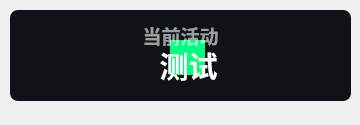
<?xml version="1.0" encoding="UTF-8"?>
<ui version="4.0">
 <class>Theme</class>
 <widget class="QWidget" name="Form">
  <property name="geometry">
   <rect>
    <x>0</x>
    <y>0</y>
    <width>360</width>
    <height>125</height>
   </rect>
  </property>
  <property name="minimumSize">
   <size>
    <width>0</width>
    <height>100</height>
   </size>
  </property>
  <property name="maximumSize">
   <size>
    <width>16777215</width>
    <height>65536</height>
   </size>
  </property>
  <property name="windowTitle">
   <string>当前活动</string>
  </property>
  <widget class="QPushButton" name="subject">
   <property name="geometry">
    <rect>
     <x>10</x>
     <y>40</y>
     <width>341</width>
     <height>51</height>
    </rect>
   </property>
   <property name="font">
    <font>
     <family>Microsoft YaHei UI</family>
     <pointsize>22</pointsize>
     <weight>75</weight>
     <bold>true</bold>
    </font>
   </property>
   <property name="styleSheet">
    <string notr="true">QPushButton {
        qproperty-iconSize: 24px;
        color: white;
		border: none;
		color: rgba(255, 255, 255, 255);
		font-weight: bold
    }
</string>
   </property>
   <property name="text">
    <string>  测试</string>
   </property>
   <property name="icon">
    <iconset>
     <normaloff>../../../img/it.svg</normaloff>../../../img/it.svg</iconset>
   </property>
   <property name="iconSize">
    <size>
     <width>24</width>
     <height>24</height>
    </size>
   </property>
  </widget>
  <widget class="QLabel" name="blurEffect">
   <property name="geometry">
    <rect>
     <x>170</x>
     <y>40</y>
     <width>35</width>
     <height>35</height>
    </rect>
   </property>
   <property name="styleSheet">
    <string notr="true">background-color: rgb(0, 255, 127);
border-radius:20px</string>
   </property>
   <property name="text">
    <string/>
   </property>
  </widget>
  <widget class="QLabel" name="sub_title">
   <property name="geometry">
    <rect>
     <x>30</x>
     <y>0</y>
     <width>301</width>
     <height>71</height>
    </rect>
   </property>
   <property name="font">
    <font>
     <family>Microsoft YaHei UI</family>
     <pointsize>14</pointsize>
     <weight>75</weight>
     <bold>true</bold>
    </font>
   </property>
   <property name="styleSheet">
    <string notr="true">color: rgba(255, 255, 255, 150);
font-weight: bold;</string>
   </property>
   <property name="text">
    <string>当前活动</string>
   </property>
   <property name="textFormat">
    <enum>Qt::PlainText</enum>
   </property>
   <property name="alignment">
    <set>Qt::AlignCenter</set>
   </property>
  </widget>
  <widget class="QLabel" name="backgnd">
   <property name="geometry">
    <rect>
     <x>10</x>
     <y>10</y>
     <width>341</width>
     <height>91</height>
    </rect>
   </property>
   <property name="styleSheet">
    <string notr="true">background-color: rgba(15, 18, 22, 255);
border-radius: 8px</string>
   </property>
   <property name="text">
    <string/>
   </property>
  </widget>
  <zorder>backgnd</zorder>
  <zorder>blurEffect</zorder>
  <zorder>sub_title</zorder>
  <zorder>subject</zorder>
 </widget>
 <resources/>
 <connections/>
</ui>
